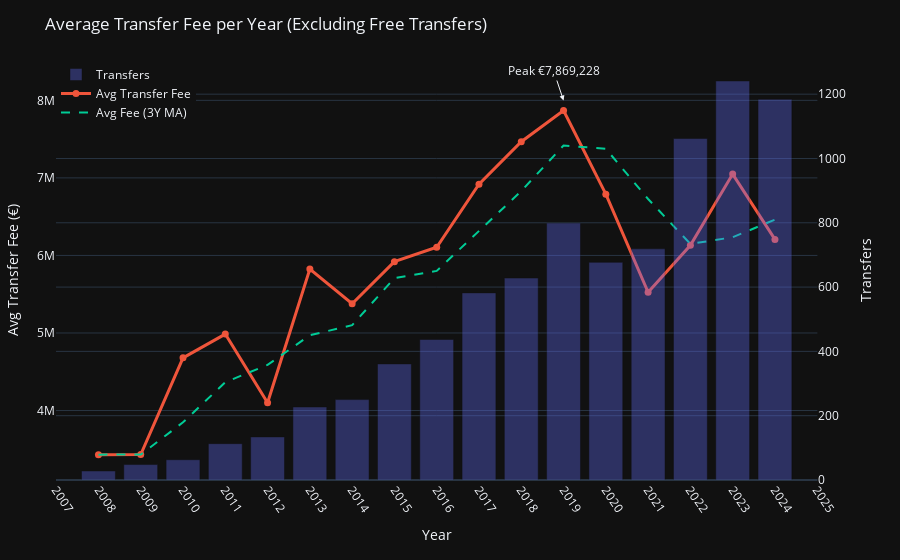

The notebook cell saved with this chart:
### Markdown cell above
### 3.5. Evalution of Average Spend by Transfer by Year

### Code cell
df_f = (
    df_tm_transfers_cleaned
      .dropna(subset=['transfer_fee', 'transfer_date'])
      .loc[df_tm_transfers_cleaned['transfer_fee'] > 0]
      .assign(year=lambda d: d['transfer_date'].dt.year)
      .loc[lambda d: d['year'] >= 2008]
)

# Grouping by year
yearly = (
    df_f.groupby('year', as_index=False)
        .agg(
            avg_fee=('transfer_fee', 'mean'),
            n_transfers=('transfer_fee', 'size')
        )
        .sort_values('year')
)

# Optional: 3-year trailing average for the line
yearly['avg_fee_roll3'] = yearly['avg_fee'].rolling(3, center=False, min_periods=1).mean()

# Figure with double axis: line (avg) + bars (count)
fig = make_subplots(specs=[[{"secondary_y": True}]])

# Bars: number of transfers (secondary axis)
fig.add_trace(
    go.Bar(
        x=yearly['year'],
        y=yearly['n_transfers'],
        name='Transfers',
        opacity=0.35,
        hovertemplate='Year: %{x}<br>Transfers: %{y}<extra></extra>'
    ),
    secondary_y=True
)

# Main line: average transfer fee
fig.add_trace(
    go.Scatter(
        x=yearly['year'],
        y=yearly['avg_fee'],
        mode='lines+markers',
        name='Avg Transfer Fee',
        line=dict(width=3),
        marker=dict(size=7),
        hovertemplate='Year: %{x}<br>Avg Fee: €%{y:,.0f}<extra></extra>'
    ),
    secondary_y=False
)

# Optional: smoothed line (3Y)
fig.add_trace(
    go.Scatter(
        x=yearly['year'],
        y=yearly['avg_fee_roll3'],
        mode='lines',
        name='Avg Fee (3Y MA)',
        line=dict(dash='dash'),
        hovertemplate='Year: %{x}<br>3Y MA: €%{y:,.0f}<extra></extra>'
    ),
    secondary_y=False
)

# Peak annotation
idx_max = yearly['avg_fee'].idxmax()
fig.add_annotation(
    x=yearly.loc[idx_max, 'year'],
    y=yearly.loc[idx_max, 'avg_fee'],
    text=f"Peak €{yearly.loc[idx_max, 'avg_fee']:,.0f}",
    showarrow=True,
    arrowhead=2,
    yshift=10
)

# Style the graph
fig.update_layout(
    title='Average Transfer Fee per Year (Excluding Free Transfers)',
    template='plotly_dark',
    hovermode='x unified',
    margin=dict(l=40, r=20, t=60, b=80),
    legend=dict(orientation='v', yanchor='top', y=1, xanchor='left', x=0),
    xaxis=dict(
        title='Year',
        tickmode='linear',
        dtick=1,
        tickangle=55
    ),
)

fig.update_yaxes(
    title_text='Avg Transfer Fee (€)',
    secondary_y=False
)
fig.update_yaxes(
    title_text='Transfers',
    secondary_y=True
)

fig.show()

### Figure 1 — Plotly figure (JSON) as saved in the notebook; plotly's stock layout.template omitted (floating-point values rounded to 4 significant figures)
{"data": [{"hovertemplate": "Year: %{x}<br>Transfers: %{y}<extra></extra>", "name": "Transfers", "opacity": 0.35, "type": "bar", "x": [2008, 2009, 2010, 2011, 2012, 2013, 2014, 2015, 2016, 2017, 2018, 2019, 2020, 2021, 2022, 2023, 2024], "xaxis": "x", "y": [28, 48, 63, 113, 134, 227, 250, 361, 437, 582, 628, 799, 677, 719, 1062, 1241, 1184], "yaxis": "y2"}, {"hovertemplate": "Year: %{x}<br>Avg Fee: €%{y:,.0f}<extra></extra>", "line": {"width": 3}, "marker": {"size": 7}, "mode": "lines+markers", "name": "Avg Transfer Fee", "type": "scatter", "x": [2008, 2009, 2010, 2011, 2012, 2013, 2014, 2015, 2016, 2017, 2018, 2019, 2020, 2021, 2022, 2023, 2024], "xaxis": "x", "y": [3431000.0, 3432000.0, 4679000.0, 4986000.0, 4100000.0, 5825000.0, 5377000.0, 5920000.0, 6106000.0, 6919000.0, 7466000.0, 7869000.0, 6791000.0, 5524000.0, 6130000.0, 7049000.0, 6206000.0], "yaxis": "y"}, {"hovertemplate": "Year: %{x}<br>3Y MA: €%{y:,.0f}<extra></extra>", "line": {"dash": "dash"}, "mode": "lines", "name": "Avg Fee (3Y MA)", "type": "scatter", "x": [2008, 2009, 2010, 2011, 2012, 2013, 2014, 2015, 2016, 2017, 2018, 2019, 2020, 2021, 2022, 2023, 2024], "xaxis": "x", "y": [3431000.0, 3432000.0, 3848000.0, 4366000.0, 4589000.0, 4970000.0, 5101000.0, 5707000.0, 5801000.0, 6315000.0, 6830000.0, 7418000.0, 7375000.0, 6728000.0, 6148000.0, 6235000.0, 6462000.0], "yaxis": "y"}], "layout": {"annotations": [{"arrowhead": 2, "showarrow": true, "text": "Peak €7,869,228", "x": 2019, "y": 7869000.0, "yshift": 10}], "hovermode": "x unified", "legend": {"orientation": "v", "x": 0, "xanchor": "left", "y": 1, "yanchor": "top"}, "margin": {"b": 80, "l": 40, "r": 20, "t": 60}, "title": {"text": "Average Transfer Fee per Year (Excluding Free Transfers)"}, "xaxis": {"anchor": "y", "domain": [0, 0.94], "dtick": 1, "tickangle": 55, "tickmode": "linear", "title": {"text": "Year"}}, "yaxis": {"anchor": "x", "domain": [0, 1], "title": {"text": "Avg Transfer Fee (€)"}}, "yaxis2": {"anchor": "x", "overlaying": "y", "side": "right", "title": {"text": "Transfers"}}}}
